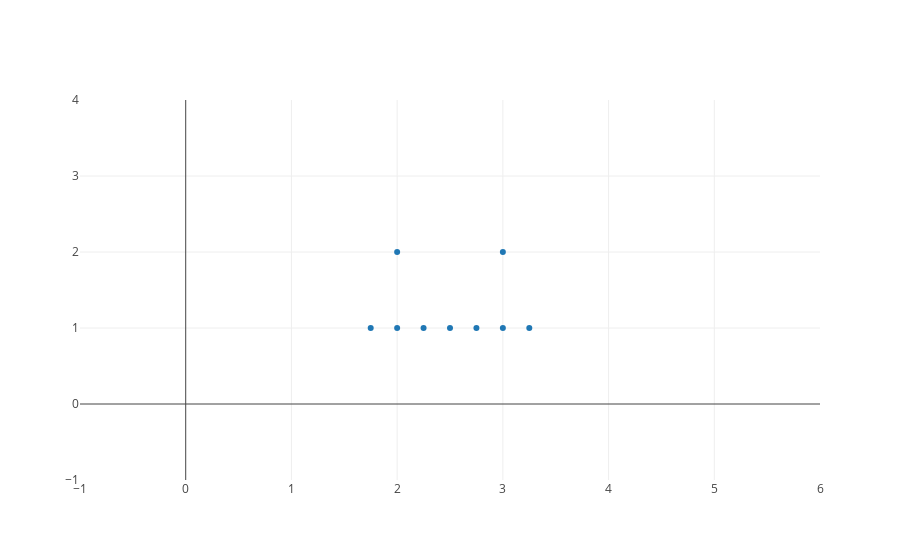

Notebook cell for this chart:
### Markdown cell above
## 3.3 벡터로 무엇을 표현할 수 있는가?

다양한 데이터들에 대해 벡터로 나타낼 수 있다. 

1. **이진 문자열(binary string)** : $n$-비트 이진 문자열 `10111011`을 $GF(2)$상의 $n$-벡터, `[1, 0, 1, 1, 1, 0, 1, 1]`로 표현할 수 있다. 

2. **속성(attribute)** : 예를 들어, 소비자에 관한 데이터를 딕셔너리 형태의 벡터로 표현할 수 있다. 이러한 벡터를 이용하여 머신러닝 모델에 적용할 수 있다.

   ```python
   Jane = {'age': 30, 'education_level': 16, 'income': 85000}
   ```

3. **확률분포** : 아래와 같이 유한한 확률 분포는 벡터로 나타낼 수 있다.

   ```python
   {1: 1/6, 2: 1/6, 3: 1/6, 4: 1/6, 5: 1/6, 6: 1/6}
   ```

4. **이미지** : 예를 들어, `1024 x 768` 크기의 흑백 이미지는 집합 $\left\{ { (i,j) }|{ 0\le i<1024,0\le j<768 } \right\} $ 에서 실수 $\mathbb{R}$로의 함수로 볼 수 있고, 벡터로 불 수 있다. 

5. **공간상의 점**

### Code cell
# 2차원 공간상의 점
import numpy as np
import plotly.offline as offline 
import plotly.graph_objs as go

# jupyter notebook 에서 출력 
offline.init_notebook_mode(connected=True)

L = np.array([[2,2],[3,2],[1.75,1],[2,1],[2.25,1],[2.5,1],[2.75,1],[3,1],[3.25,1]])
x = L[:, 0]
y = L[:, 1]

trace = go.Scatter(
            x = x,
            y = y,
            mode = 'markers')

layout = go.Layout(
    showlegend=False,
    xaxis=dict(
        rangemode='tozero',
        autorange=False
    ),
    yaxis=dict(
        rangemode='tozero',
        autorange=False
    )
)

data = [trace]

fig = go.Figure(data=data, layout=layout)

offline.iplot(fig)

### Figure 1 — Plotly figure (JSON) as saved in the notebook; plotly's stock layout.template omitted (floating-point values rounded to 4 significant figures)
{"data": [{"mode": "markers", "type": "scatter", "uid": "253ef2", "x": [2, 3, 1.75, 2, 2.25, 2.5, 2.75, 3, 3.25], "y": [2, 2, 1, 1, 1, 1, 1, 1, 1]}], "layout": {"autosize": true, "showlegend": false, "xaxis": {"autorange": false, "range": [-1, 6], "rangemode": "tozero", "showspikes": false, "type": "linear"}, "yaxis": {"autorange": false, "range": [-1, 4], "rangemode": "tozero", "showspikes": false, "type": "linear"}}}
